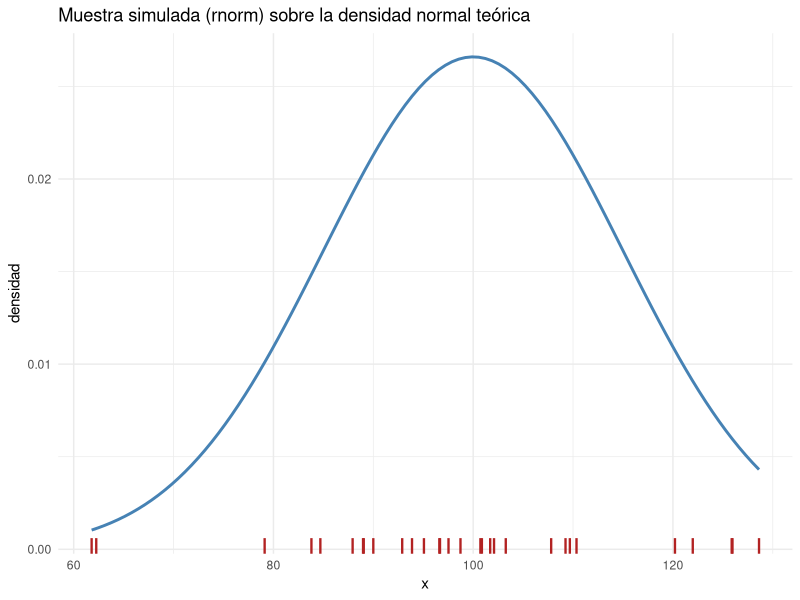
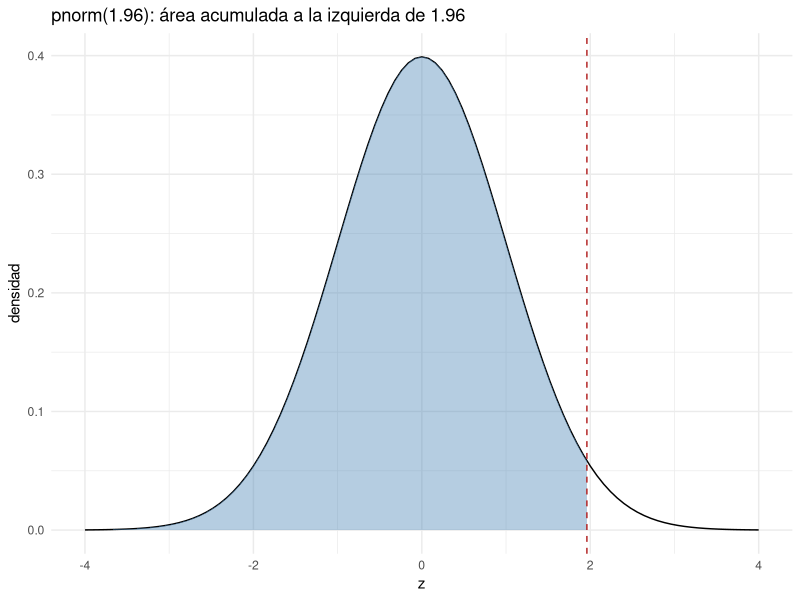
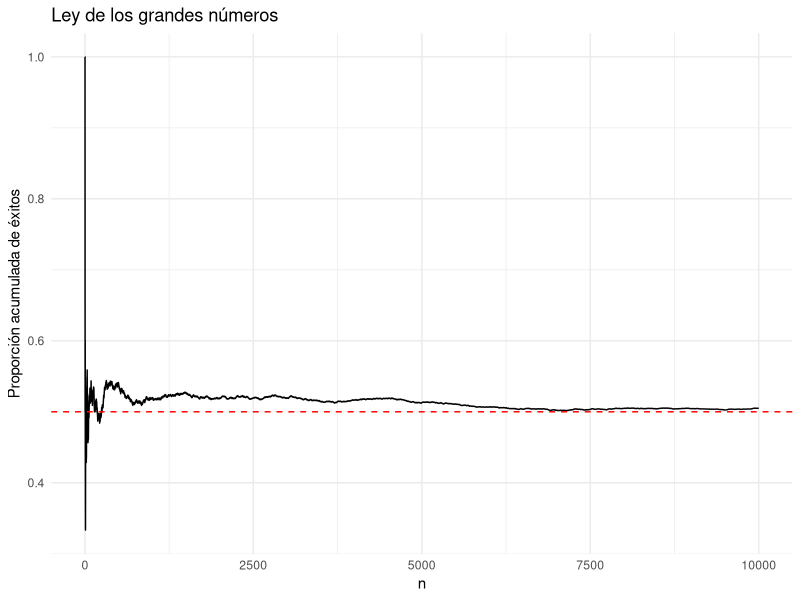
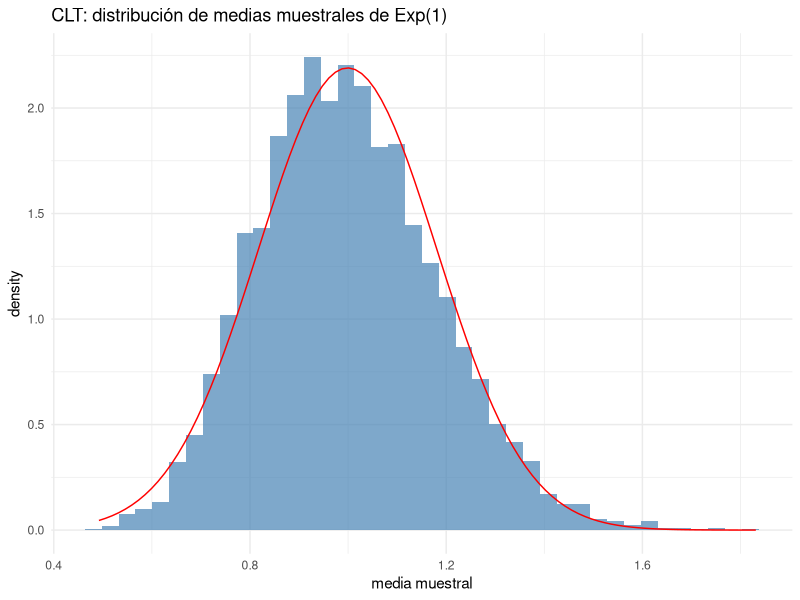
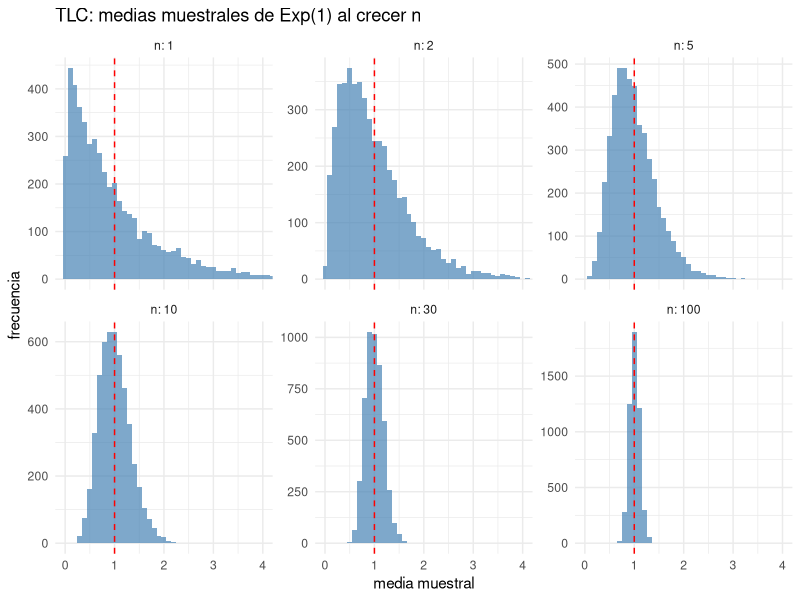
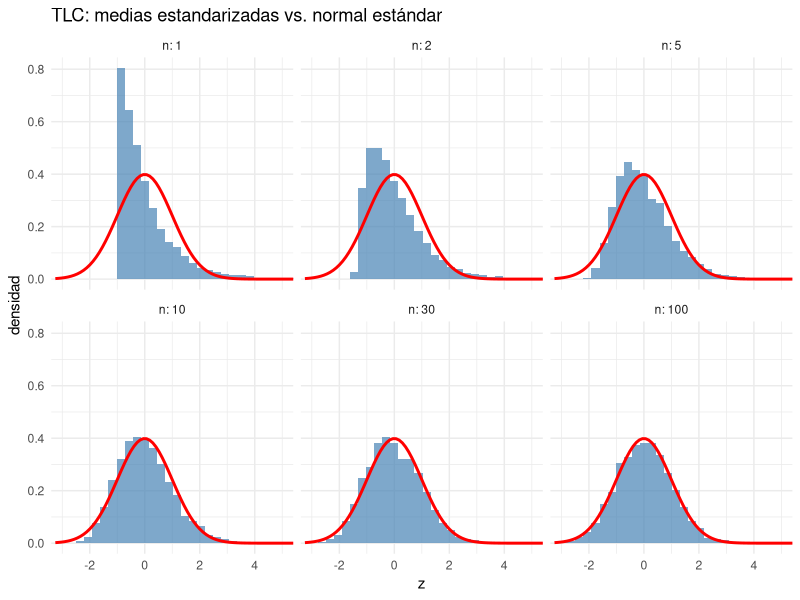
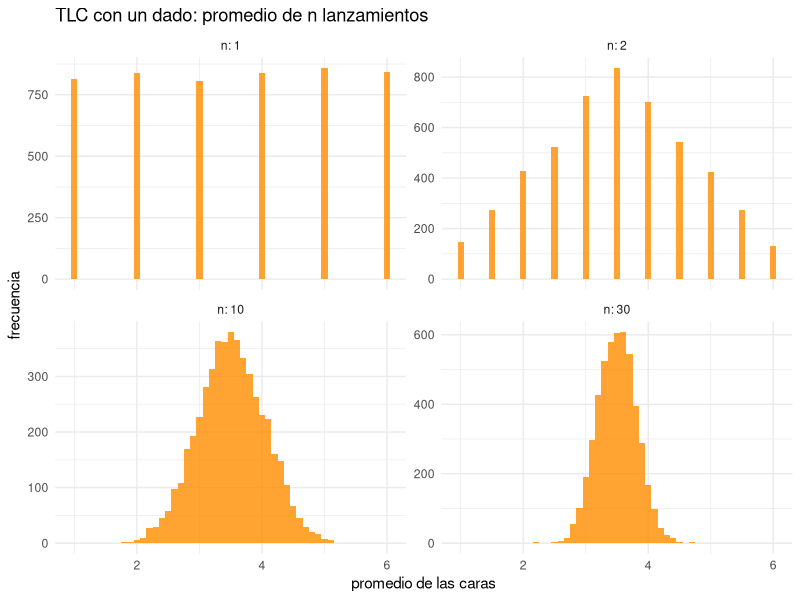
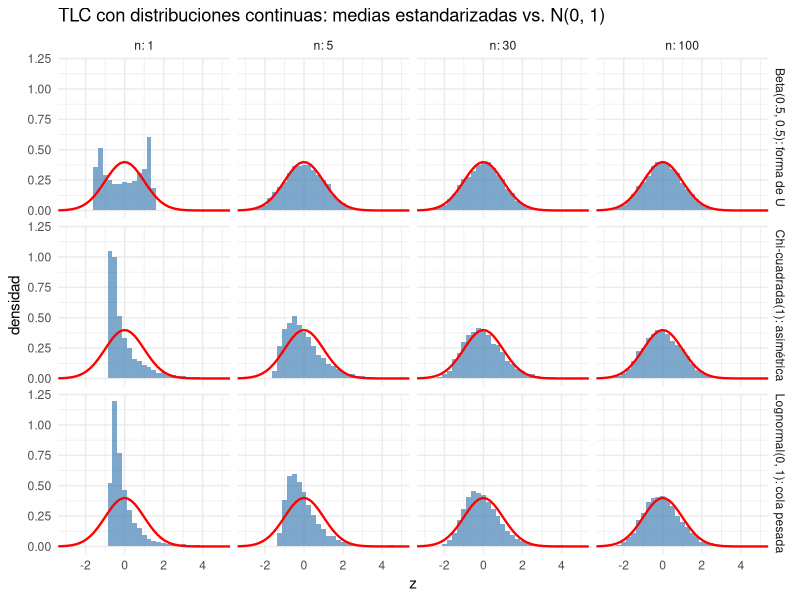

Write R code to recreate these figures, in order.
## ---- chunk 1
library(tidyverse)
library(skimr)      # resúmenes descriptivos rápidos de un data frame completo

# Función del capítulo anterior, la reutilizamos aquí:
error_estandar <- function(x, na.rm = TRUE) {
  n <- if (na.rm) sum(!is.na(x)) else length(x)
  sd(x, na.rm = na.rm) / sqrt(n)
}
## ---- chunk 2
dnorm(0, mean = 0, sd = 1)          # altura de la densidad normal en 0
pnorm(1.96)                          # P(Z <= 1.96) ≈ 0.975
qnorm(0.975)                         # cuantil 97.5% ≈ 1.96
rnorm(5, mean = 100, sd = 15)        # 5 valores aleatorios N(100, 15^2)

# Mismo patrón para binomial, Poisson, etc.
dbinom(3, size = 10, prob = 0.5)     # P(X = 3) con X ~ Binomial(10, 0.5)
ppois(5, lambda = 3)                 # P(X <= 5) con X ~ Poisson(3)
## ---- chunk 3
set.seed(2026)
muestra_normal <- rnorm(30, mean = 100, sd = 15)

ggplot(tibble(x = muestra_normal), aes(x = x)) +
  stat_function(fun = dnorm, args = list(mean = 100, sd = 15), color = "steelblue", linewidth = 1) +
  geom_rug(color = "firebrick", linewidth = 0.8) +
  labs(title = "Muestra simulada (rnorm) sobre la densidad normal teórica",
       x = "x", y = "densidad") +
  theme_minimal()
## ---- chunk 4
ggplot(tibble(x = c(-4, 4)), aes(x)) +
  stat_function(fun = dnorm) +
  stat_function(fun = dnorm, xlim = c(-4, 1.96), geom = "area", fill = "steelblue", alpha = 0.4) +
  geom_vline(xintercept = qnorm(0.975), linetype = "dashed", color = "firebrick") +
  labs(title = "pnorm(1.96): área acumulada a la izquierda de 1.96",
       x = "z", y = "densidad") +
  theme_minimal()
## ---- chunk 5
set.seed(2026)
rnorm(3)
set.seed(2026)
rnorm(3)             # idéntico al anterior
## ---- chunk 6
set.seed(1)
lanzamientos <- sample(c(0, 1), size = 10000, replace = TRUE, prob = c(0.5, 0.5))
medias_acumuladas <- cumsum(lanzamientos) / seq_along(lanzamientos)

tibble(n = seq_along(medias_acumuladas), media = medias_acumuladas) %>%
  ggplot(aes(n, media)) +
  geom_line() +
  geom_hline(yintercept = 0.5, color = "red", linetype = "dashed") +
  labs(title = "Ley de los grandes números", x = "n", y = "Proporción acumulada de éxitos") +
  theme_minimal()
## ---- chunk 7
set.seed(1)
n_muestra <- 30
n_repeticiones <- 5000

medias <- replicate(n_repeticiones, mean(rexp(n_muestra, rate = 1)))

tibble(medias) %>%
  ggplot(aes(medias)) +
  geom_histogram(aes(y = after_stat(density)), bins = 40, fill = "steelblue", alpha = 0.7) +
  stat_function(fun = dnorm, args = list(mean = mean(medias), sd = sd(medias)), color = "red") +
  labs(title = "CLT: distribución de medias muestrales de Exp(1)", x = "media muestral") +
  theme_minimal()
## ---- chunk 8
set.seed(1)
tamanos <- c(1, 2, 5, 10, 30, 100)

medias_por_n <- tibble(
  n     = rep(tamanos, each = n_repeticiones),
  media = unlist(lapply(tamanos, function(k) replicate(n_repeticiones, mean(rexp(k, rate = 1)))))
)

ggplot(medias_por_n, aes(media)) +
  geom_histogram(binwidth = 0.1, fill = "steelblue", alpha = 0.7) +
  geom_vline(xintercept = 1, color = "red", linetype = "dashed") +
  facet_wrap(~ n, labeller = label_both, scales = "free_y") +   # label_both: título "n: 30"
  coord_cartesian(xlim = c(0, 4)) +
  labs(title = "TLC: medias muestrales de Exp(1) al crecer n", x = "media muestral", y = "frecuencia") +
  theme_minimal()
## ---- chunk 9
medias_por_n %>%
  mutate(z = (media - 1) / (1 / sqrt(n))) %>%      # Exp(1): mu = 1, sigma = 1
  ggplot(aes(z)) +
  geom_histogram(aes(y = after_stat(density)), bins = 40, fill = "steelblue", alpha = 0.7) +
  stat_function(fun = dnorm, color = "red", linewidth = 1) +
  facet_wrap(~ n, labeller = label_both) +
  coord_cartesian(xlim = c(-3, 5)) +
  labs(title = "TLC: medias estandarizadas vs. normal estándar", x = "z", y = "densidad") +
  theme_minimal()
## ---- chunk 10
set.seed(1)
tamanos_dado <- c(1, 2, 10, 30)

medias_dado <- tibble(
  n     = rep(tamanos_dado, each = n_repeticiones),
  media = unlist(lapply(tamanos_dado, function(k) replicate(n_repeticiones, mean(sample(1:6, k, replace = TRUE)))))
)

ggplot(medias_dado, aes(media)) +
  geom_histogram(binwidth = 0.1, fill = "darkorange", alpha = 0.8) +
  facet_wrap(~ n, labeller = label_both, scales = "free_y") +
  labs(title = "TLC con un dado: promedio de n lanzamientos", x = "promedio de las caras", y = "frecuencia") +
  theme_minimal()
## ---- chunk 11
simular_medias <- function(nombre, rdist, tamanos = c(1, 5, 30, 100)) {
  tibble(
    distribucion = nombre,
    n            = rep(tamanos, each = n_repeticiones),
    media        = unlist(lapply(tamanos, function(k) replicate(n_repeticiones, mean(rdist(k)))))
  )
}
## ---- chunk 12
set.seed(1)
medias_continuas <- bind_rows(      # bind_rows(): apila tablas con las mismas columnas
  simular_medias("Beta(0.5, 0.5): forma de U",   function(k) rbeta(k, 0.5, 0.5)),
  simular_medias("Chi-cuadrada(1): asimétrica",  function(k) rchisq(k, df = 1)),
  simular_medias("Lognormal(0, 1): cola pesada", function(k) rlnorm(k))
)

medias_continuas %>%
  group_by(distribucion, n) %>%
  mutate(z = (media - mean(media)) / sd(media)) %>%     # estandariza dentro de cada panel
  ggplot(aes(z)) +
  geom_histogram(aes(y = after_stat(density)), binwidth = 0.25, fill = "steelblue", alpha = 0.7) +
  stat_function(fun = dnorm, color = "red", linewidth = 0.8) +
  facet_grid(distribucion ~ n, labeller = labeller(n = label_both)) +
  coord_cartesian(xlim = c(-3, 5)) +
  labs(title = "TLC con distribuciones continuas: medias estandarizadas vs. N(0, 1)", x = "z", y = "densidad") +
  theme_minimal()
## ---- chunk 13
set.seed(1)
medias_discretas <- bind_rows(
  simular_medias("Poisson(0.5)",    function(k) rpois(k, lambda = 0.5)),
  simular_medias("Geométrica(0.3)", function(k) rgeom(k, prob = 0.3))
)

medias_discretas %>%
  mutate(suma = round(media * n)) %>%
  ggplot(aes(suma)) +
  geom_bar(fill = "darkorange", alpha = 0.8) +
  facet_wrap(~ distribucion + n, scales = "free", ncol = 4, labeller = labeller(n = label_both)) +
  labs(title = "TLC con distribuciones discretas: suma de n observaciones", x = "suma (= n * media)", y = "frecuencia") +
  theme_minimal()
## ---- chunk 14
set.seed(42)
n <- 200

datos_ficticios <- tibble(
  id        = sprintf("ID%03d", 1:n),                                    # identificador secuencial
  fecha     = sample(seq(as.Date("2024-01-01"), as.Date("2024-12-31"),
                          by = "day"), n, replace = TRUE),                # fechas aleatorias en un rango
  categoria = sample(c("A", "B", "C"), n, replace = TRUE,
                      prob = c(0.5, 0.3, 0.2)),                          # categorías con probabilidades distintas
  cliente   = sample(c("Ana", "Luis", "Marta", "Iván", "Sofía"), n,
                      replace = TRUE),                                   # nombres ficticios (con repetición)
  monto     = round(rgamma(n, shape = 2, rate = 0.1), 2)                 # numérica asimétrica (p.ej. montos de compra)
)

datos_ficticios
table(datos_ficticios$categoria)          # verifica que las proporciones cuadran aprox.
## ---- chunk 15
x <- mtcars$mpg

summary(x)                            # resumen de 6 números: min, Q1, mediana, media, Q3, max
quantile(x)                           # cuartiles (0%, 25%, 50%, 75%, 100%)
quantile(x, probs = c(0.1, 0.9))      # cuantiles arbitrarios
IQR(x)                                # rango intercuartílico: Q3 - Q1 (dispersión robusta)
## ---- chunk 16
cor(mtcars$mpg, mtcars$hp)     # correlación de Pearson, entre -1 y 1
cov(mtcars$mpg, mtcars$hp)     # covarianza (misma idea, sin normalizar a [-1, 1])

# cor() sobre varias columnas a la vez da la matriz de correlaciones
cor(mtcars[, c("mpg", "hp", "wt")])
## ---- chunk 17
skim(mtcars[, c("mpg", "hp", "wt")])
## ---- chunk 18
clima <- read_csv("../../data/clima.csv")
quantile(clima$precipitacion_mm)
IQR(clima$precipitacion_mm)
cor(clima$temperatura_c, clima$precipitacion_mm)
## ---- chunk 19
set.seed(2026)
muestra <- rnorm(30, mean = 100, sd = 15)

prueba <- t.test(muestra, mu = 95)   # H0: la media poblacional es 95
prueba
prueba$p.value          # valor p
prueba$conf.int         # intervalo de confianza (95% por default)
## ---- chunk 20
grupo1 <- rnorm(20, mean = 50, sd = 5)
grupo2 <- rnorm(20, mean = 53, sd = 5)

t.test(grupo1, grupo2, var.equal = TRUE)    # asumiendo varianzas iguales
t.test(grupo1, grupo2, var.equal = FALSE)   # prueba de Welch (varianzas distintas; es el default)
## ---- chunk 21
t.test(temperatura_c ~ ciudad, data = clima)
## ---- chunk 22
set.seed(7)
n_por_grupo <- 40

# Simulamos un experimento: el grupo B (una versión nueva de una página web)
# tiene un tiempo de conversión ligeramente menor (mejor) que el grupo A.
tiempo_A <- rnorm(n_por_grupo, mean = 45, sd = 12)   # segundos, versión actual
tiempo_B <- rnorm(n_por_grupo, mean = 40, sd = 12)   # segundos, versión nueva

experimento <- tibble(
  grupo = rep(c("A", "B"), each = n_por_grupo),
  tiempo = c(tiempo_A, tiempo_B)
)

# Resumen descriptivo por grupo
experimento %>%
  group_by(grupo) %>%
  summarize(n = n(), media = mean(tiempo), mediana = median(tiempo),
            sd = sd(tiempo), IQR = IQR(tiempo))
## ---- chunk 23
ggplot(experimento, aes(x = grupo, y = tiempo, fill = grupo)) +
  geom_boxplot(alpha = 0.7) +
  labs(title = "Tiempo de conversión por grupo del experimento", y = "segundos") +
  theme_minimal()
## ---- chunk 24
t.test(tiempo ~ grupo, data = experimento)
